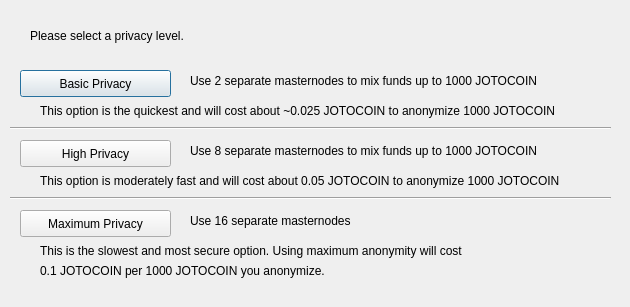
<?xml version="1.0" encoding="UTF-8"?>
<ui version="4.0">
 <class>DarksendConfig</class>
 <widget class="QDialog" name="DarksendConfig">
  <property name="geometry">
   <rect>
    <x>0</x>
    <y>0</y>
    <width>630</width>
    <height>307</height>
   </rect>
  </property>
  <property name="windowTitle">
   <string>Configure PrivateSend</string>
  </property>
  <widget class="QPushButton" name="buttonBasic">
   <property name="geometry">
    <rect>
     <x>20</x>
     <y>70</y>
     <width>151</width>
     <height>27</height>
    </rect>
   </property>
   <property name="text">
    <string>Basic Privacy</string>
   </property>
  </widget>
  <widget class="QPushButton" name="buttonHigh">
   <property name="geometry">
    <rect>
     <x>20</x>
     <y>140</y>
     <width>151</width>
     <height>27</height>
    </rect>
   </property>
   <property name="text">
    <string>High Privacy</string>
   </property>
  </widget>
  <widget class="QPushButton" name="buttonMax">
   <property name="geometry">
    <rect>
     <x>20</x>
     <y>210</y>
     <width>151</width>
     <height>27</height>
    </rect>
   </property>
   <property name="text">
    <string>Maximum Privacy</string>
   </property>
  </widget>
  <widget class="QLabel" name="label">
   <property name="geometry">
    <rect>
     <x>30</x>
     <y>20</y>
     <width>571</width>
     <height>31</height>
    </rect>
   </property>
   <property name="text">
    <string>Please select a privacy level.</string>
   </property>
  </widget>
  <widget class="QLabel" name="label_2">
   <property name="geometry">
    <rect>
     <x>190</x>
     <y>70</y>
     <width>421</width>
     <height>21</height>
    </rect>
   </property>
   <property name="text">
    <string>Use 2 separate masternodes to mix funds up to 1000 JOTOCOIN</string>
   </property>
  </widget>
  <widget class="QLabel" name="label_3">
   <property name="geometry">
    <rect>
     <x>190</x>
     <y>140</y>
     <width>411</width>
     <height>21</height>
    </rect>
   </property>
   <property name="text">
    <string>Use 8 separate masternodes to mix funds up to 1000 JOTOCOIN</string>
   </property>
  </widget>
  <widget class="QLabel" name="label_4">
   <property name="geometry">
    <rect>
     <x>190</x>
     <y>210</y>
     <width>421</width>
     <height>21</height>
    </rect>
   </property>
   <property name="text">
    <string>Use 16 separate masternodes</string>
   </property>
  </widget>
  <widget class="QLabel" name="label_6">
   <property name="geometry">
    <rect>
     <x>40</x>
     <y>100</y>
     <width>561</width>
     <height>21</height>
    </rect>
   </property>
   <property name="text">
    <string>This option is the quickest and will cost about ~0.025 JOTOCOIN to anonymize 1000 JOTOCOIN</string>
   </property>
  </widget>
  <widget class="QLabel" name="label_7">
   <property name="geometry">
    <rect>
     <x>40</x>
     <y>170</y>
     <width>561</width>
     <height>21</height>
    </rect>
   </property>
   <property name="text">
    <string>This option is moderately fast and will cost about 0.05 JOTOCOIN to anonymize 1000 JOTOCOIN</string>
   </property>
  </widget>
  <widget class="QLabel" name="label_8">
   <property name="geometry">
    <rect>
     <x>40</x>
     <y>240</y>
     <width>561</width>
     <height>21</height>
    </rect>
   </property>
   <property name="text">
    <string>This is the slowest and most secure option. Using maximum anonymity will cost</string>
   </property>
  </widget>
  <widget class="QLabel" name="label_9">
   <property name="geometry">
    <rect>
     <x>40</x>
     <y>260</y>
     <width>561</width>
     <height>21</height>
    </rect>
   </property>
   <property name="text">
    <string>0.1 JOTOCOIN per 1000 JOTOCOIN you anonymize.</string>
   </property>
  </widget>
  <widget class="Line" name="line">
   <property name="geometry">
    <rect>
     <x>10</x>
     <y>120</y>
     <width>601</width>
     <height>16</height>
    </rect>
   </property>
   <property name="orientation">
    <enum>Qt::Horizontal</enum>
   </property>
  </widget>
  <widget class="Line" name="line_2">
   <property name="geometry">
    <rect>
     <x>10</x>
     <y>190</y>
     <width>601</width>
     <height>16</height>
    </rect>
   </property>
   <property name="orientation">
    <enum>Qt::Horizontal</enum>
   </property>
  </widget>
 </widget>
 <resources/>
 <connections/>
</ui>
